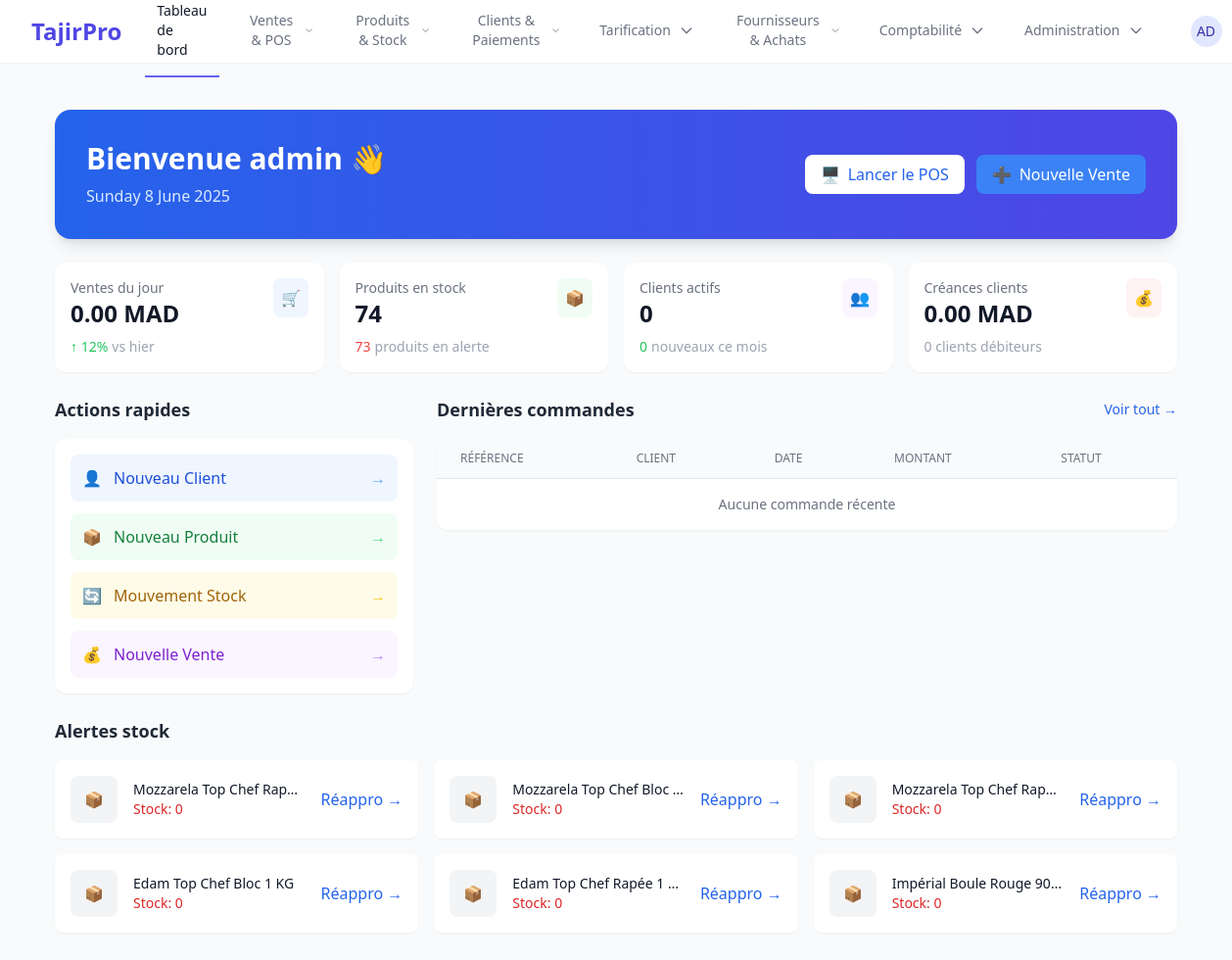
Before: / (signed in) with the older database file.
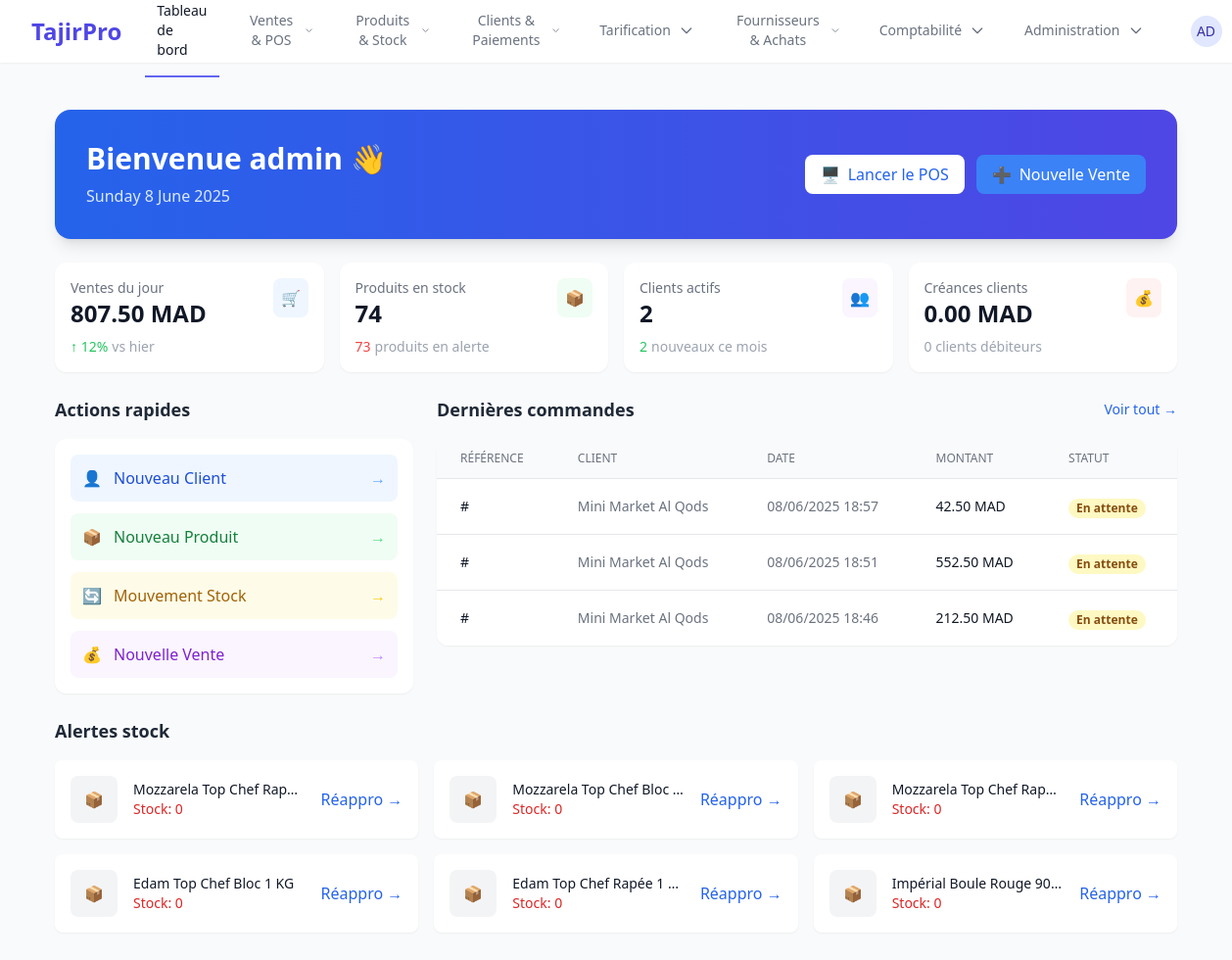
After: the same page with the newer database file.
### products/models.py (models this page shows, shortened)
class Product(models.Model):
    UNIT_CHOICES = [
        ('unit', 'Unité'),
        ('kg', 'Kilogramme'),
        ('l', 'Litre'),
        ('box', 'Boîte'),
    ]
    name = models.CharField(max_length=200)
    arabic_name = models.CharField("Nom en arabe", max_length=200, blank=True, null=True)
    reference = models.CharField(max_length=100, unique=True)
    barcode = models.CharField("Code-barres", max_length=100, blank=True, null=True, unique=True)
    description = models.TextField(blank=True)
    category = models.ForeignKey(Category, on_delete=models.SET_NULL, null=True, related_name='products')
    brand = models.CharField(max_length=100, blank=True)
    unit = models.CharField(max_length=10, choices=UNIT_CHOICES, default='unit')
    supplier = models.ForeignKey('suppliers.Supplier', on_delete=models.SET_NULL, null=True, blank=True)
    purchase_price = models.DecimalField(max_digits=10, decimal_places=2)
    selling_price = models.DecimalField(max_digits=10, decimal_places=2)
    tax_rate = models.DecimalField(max_digits=5, decimal_places=2, default=0.00)
    reorder_threshold = models.DecimalField("Seuil de réapprovisionnement", max_digits=10, decimal_places=2, default=0.00)
    expiration_date = models.DateField("Date d'expiration", blank=True, null=True)
    is_featured = models.BooleanField("Produit en vedette", default=False)
    default_warehouse = models.ForeignKey(
        'inventory.Warehouse',
        null=True,
        blank=True,
        on_delete=models.SET_NULL,
        related_name='default_products'
    )
    is_active = models.BooleanField(default=True)
    image = models.ImageField(upload_to='products/', blank=True, null=True)
    created_at = models.DateTimeField(auto_now_add=True)
    updated_at = models.DateTimeField(auto_now=True)
    @property
    def current_stock(self):
        from inventory.models import Stock
        if self.default_warehouse:
            stock = Stock.objects.filter(product=self, warehouse=self.default_warehouse).first()
            return stock.quantity if stock else 0
        return 0
    @current_stock.setter
    def current_stock(self, value):
        pass  # We don't actually want to set anything here

### sales/models.py (models this page shows, shortened)
class Sale(models.Model):
    user = models.ForeignKey(settings.AUTH_USER_MODEL, on_delete=models.SET_NULL, null=True)
    client = models.ForeignKey(Client, on_delete=models.SET_NULL, null=True, blank=True)
    warehouse = models.ForeignKey(
        Warehouse,
        on_delete=models.PROTECT,
        related_name='sales',
        null=True,  # Temporairement nullable
        blank=True  # Temporairement optional
    )
    date = models.DateTimeField(auto_now_add=True)
    total_amount = models.DecimalField(max_digits=10, decimal_places=2)
    amount_paid = models.DecimalField(max_digits=10, decimal_places=2, default=0)
    is_credit = models.BooleanField(default=False, blank=True)
    notes = models.TextField(blank=True, null=True)
    ecriture_generee = models.BooleanField(default=False)

### clients/models.py (models this page shows)
class Client(models.Model):
    name = models.CharField(max_length=255)
    phone = models.CharField(max_length=20, blank=True, null=True)
    email = models.EmailField(blank=True, null=True)
    address = models.TextField(blank=True, null=True)
    segment = models.ForeignKey(ClientSegment, on_delete=models.SET_NULL, null=True, blank=True, related_name='clients')
    balance = models.DecimalField(max_digits=10, decimal_places=2, default=0.00)
    alert_threshold = models.DecimalField(max_digits=10,decimal_places=2,default=5000.00,verbose_name="Seuil d'alerte de solde")
    created_at = models.DateTimeField(auto_now_add=True)
    updated_at = models.DateTimeField(auto_now=True)
    created_by = models.ForeignKey(get_user_model(), on_delete=models.SET_NULL, null=True, blank=True, related_name='created_clients')
    def __str__(self):
        return self.name
    class Meta:
        ordering = ['name']

### gestion_commerciale/views.py (the view)
# urls.py: path('', views.dashboard_view, name='home'),
@login_required
def dashboard_view(request):
    today = now().date()
    yesterday = today - timedelta(days=1)
    start_of_month = today.replace(day=1)
    daily_sales = Sale.objects.filter(date__date=today).aggregate(
        total=Sum('total_amount'))['total'] or 0
    yesterday_sales = Sale.objects.filter(date__date=yesterday).aggregate(
        total=Sum('total_amount'))['total'] or 0
    sales_trend = 0
    if yesterday_sales > 0:
        sales_trend = ((daily_sales - yesterday_sales) / yesterday_sales) * 100
    total_products = Product.objects.count()
    products_with_stock = Product.objects.annotate(
        current_stock=Coalesce(
            Sum('stock_entries__quantity'),
            Value(0, output_field=DecimalField())
        )
    )
    low_stock_threshold = 10  # You can adjust this value
    low_stock_products = products_with_stock.filter(
        current_stock__lte=low_stock_threshold
    ).order_by('current_stock')[:6]
    low_stock_count = products_with_stock.filter(
        current_stock__lte=low_stock_threshold
    ).count()
    total_clients = Client.objects.count()
    new_clients = Client.objects.filter(created_at__gte=start_of_month).count()
    debts_data = Sale.objects.filter(
        amount_paid__lt=F('total_amount')
    ).aggregate(
        total_debts=Sum(F('total_amount') - F('amount_paid')),
        debts_count=Count('client', distinct=True)
    )
    recent_orders = Sale.objects.select_related('client').order_by('-date')[:5]
    context = {
        "now": now(),
        "daily_sales": daily_sales,
        "sales_trend": round(sales_trend, 1),
        "total_products": total_products,
        "low_stock": low_stock_count,
        "low_stock_products": low_stock_products,
        "total_clients": total_clients,
        "new_clients": new_clients,
        "total_debts": debts_data.get('total_debts', 0) or 0,
        "debts_count": debts_data.get('debts_count', 0),
        "recent_orders": recent_orders,
    }
    return render(request, "dashboard/dashboard.html", context)

### gestion_commerciale/templates/dashboard/dashboard.html (shortened to what the changed rows need)
{% extends 'base.html' %}
{% load static %}
{% block content %}
<div class="p-4 md:p-6 space-y-6">
    <div class="bg-gradient-to-r from-blue-600 to-indigo-600 rounded-2xl p-6 md:p-8 text-white shadow-lg">
        <div class="flex flex-col md:flex-row justify-between items-start md:items-center gap-4">
            <div class="space-y-2">
                <h1 class="text-2xl md:text-3xl font-bold">Bienvenue {{ user.first_name|default:user.username }} 👋</h1>
            </div>
        </div>
    </div>
    <div class="grid grid-cols-2 lg:grid-cols-4 gap-4">
        <div class="bg-white rounded-xl p-4 shadow-sm hover:shadow-md transition-shadow">
            <div class="flex items-start justify-between">
                <div>
                    <p class="text-sm text-gray-500">Ventes du jour</p>
                    <p class="text-2xl font-bold text-gray-900">{{ daily_sales|default:"0"|floatformat:2 }} MAD</p>
                </div>
            </div>
        </div>
        <div class="bg-white rounded-xl p-4 shadow-sm hover:shadow-md transition-shadow">
            <div class="flex items-start justify-between">
                <div>
                    <p class="text-sm text-gray-500">Clients actifs</p>
                    <p class="text-2xl font-bold text-gray-900">{{ total_clients|default:"0" }}</p>
                </div>
            </div>
            <div class="mt-2 flex items-center text-sm">
                <span class="text-green-500 mr-1">{{ new_clients|default:"0" }}</span>
                <span class="text-gray-400">nouveaux ce mois</span>
            </div>
        </div>
    </div>
    <div class="grid grid-cols-1 lg:grid-cols-3 gap-6">
        <div class="lg:col-span-1 space-y-4">
            <h2 class="text-lg font-semibold text-gray-800">Actions rapides</h2>
        </div>
        <div class="lg:col-span-2 space-y-4">
            <div class="flex justify-between items-center">
                <h2 class="text-lg font-semibold text-gray-800">Dernières commandes</h2>
            </div>
            <div class="bg-white rounded-xl shadow-sm overflow-hidden">
                <div class="overflow-x-auto">
                    <table class="min-w-full divide-y divide-gray-200">
                        <thead class="bg-gray-50">
                            <tr>
                                <th class="px-6 py-3 text-left text-xs font-medium text-gray-500 uppercase">Référence</th>
                                <th class="px-6 py-3 text-left text-xs font-medium text-gray-500 uppercase">Client</th>
                                <th class="px-6 py-3 text-left text-xs font-medium text-gray-500 uppercase">Date</th>
                                <th class="px-6 py-3 text-left text-xs font-medium text-gray-500 uppercase">Montant</th>
                                <th class="px-6 py-3 text-left text-xs font-medium text-gray-500 uppercase">Statut</th>
                            </tr>
                        </thead>
                        <tbody class="bg-white divide-y divide-gray-200">
                            {% for order in recent_orders %}
                            <tr class="hover:bg-gray-50">
                                <td class="px-6 py-4 whitespace-nowrap text-sm font-medium text-gray-900">
                                    #{{ order.reference }}
                                </td>
                                <td class="px-6 py-4 whitespace-nowrap text-sm text-gray-500">
                                    {{ order.client|default:"Client occasionnel" }}
                                </td>
                                <td class="px-6 py-4 whitespace-nowrap text-sm text-gray-500">
                                    {{ order.date|date:"d/m/Y H:i" }}
                                </td>
                                <td class="px-6 py-4 whitespace-nowrap text-sm font-medium text-gray-900">
                                    {{ order.total_amount|floatformat:2 }} MAD
                                </td>
                                <td class="px-6 py-4 whitespace-nowrap">
                                    {% if order.is_paid %}
                                        <span class="px-2 inline-flex text-xs leading-5 font-semibold rounded-full bg-green-100 text-green-800">
                                            Payé
                                        </span>
                                    {% else %}
                                        <span class="px-2 inline-flex text-xs leading-5 font-semibold rounded-full bg-yellow-100 text-yellow-800">
                                            En attente
                                        </span>
                                    {% endif %}
                                </td>
                            </tr>
                            {% empty %}
                            <tr>
                                <td colspan="5" class="px-6 py-4 text-center text-sm text-gray-500">
                                    Aucune commande récente
                                </td>
                            </tr>
                            {% endfor %}
                        </tbody>
                    </table>
                </div>
            </div>
        </div>
    </div>
    <div class="space-y-4">
        <h2 class="text-lg font-semibold text-gray-800">Alertes stock</h2>
        <div class="grid grid-cols-1 md:grid-cols-2 lg:grid-cols-3 gap-4">
            {% for product in low_stock_products %}
            <div class="bg-white rounded-lg shadow-sm p-4 flex items-center space-x-4">
                {% if product.image %}
                    <img src="{{ product.image.url }}" alt="{{ product.name }}" class="w-12 h-12 rounded-lg object-cover">
                {% else %}
                    <div class="w-12 h-12 rounded-lg bg-gray-100 flex items-center justify-center text-gray-400">
                        📦
                    </div>
                {% endif %}
                <div class="flex-1 min-w-0">
                    <p class="text-sm font-medium text-gray-900 truncate">{{ product.name }}</p>
                    <p class="text-sm text-red-600">Stock: {{ product.current_stock }}</p>
                </div>
                <a href="{% url 'inventory:stock_movement_create' %}?product={{ product.id }}"
                   class="flex-shrink-0 text-blue-600 hover:text-blue-800">
                    Réappro →
                </a>
            </div>
            {% empty %}
            <div class="col-span-full bg-green-50 rounded-lg p-4 text-green-700">
                ✨ Aucune alerte de stock à signaler
            </div>
            {% endfor %}
        </div>
    </div>
</div>
{% endblock %}

Changed rows visible on the page:
added Sale: client "Mini Market Al Qods", date "08/06/2025 18:57", total_amount "42.50"
added Sale: client "Mini Market Al Qods", date "08/06/2025 18:51", total_amount "552.50"
added Sale: client "Mini Market Al Qods", date "08/06/2025 18:46", total_amount "212.50"
Other visible differences:
{{ daily_sales|default:"0"|floatformat:2 }}: "0.00" → "807.50"
{{ total_clients|default:"0" }}: "0" → "2"
{{ new_clients|default:"0" }}: "0" → "2"
text no longer shown: "Aucune commande récente"
